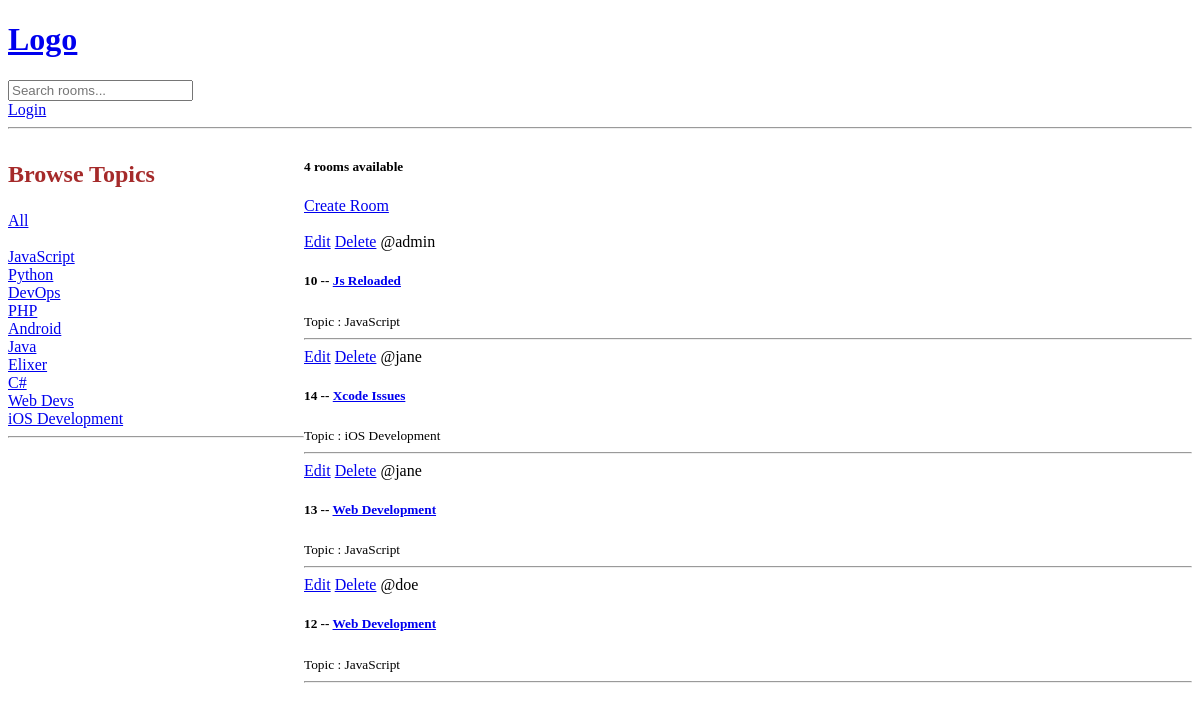
Screenshot of /?q=C with the database file from the repository.
### base/models.py (models this page shows, shortened)
class Topic(models.Model):
    name = models.CharField(max_length=200)

class Room(models.Model):
    host = models.ForeignKey(User, on_delete=models.SET_NULL, null=True)
    topic = models.ForeignKey(Topic, on_delete=models.SET_NULL, null=True)
    name = models.CharField(max_length=200)
    description = models.TextField(null=True, blank=True)
    updated = models.DateTimeField(auto_now=True)
    created = models.DateTimeField(auto_now_add=True)
    class  Meta:
        ordering = ['-updated', '-created']

### base/views.py (the view)
# urls.py: path('', views.home, name="home"),
def home(request):
    q = request.GET.get('q') if request.GET.get('q') != None else ''
    rooms = Room.objects.filter(
        Q(topic__name__icontains=q) |
        Q(name__icontains=q) |
        Q(description__icontains=q)
        )
    topics = Topic.objects.all()
    room_count = rooms.count()
    context =  {'rooms': rooms, 'topics': topics, 'room_count': room_count}
    return render(request, 'base/home.html', context)

### base/templates/base/home.html (shortened to what this page needs)
{% extends 'main.html'%} {% block content%} {% load static %}
<!DOCTYPE html>
<html lang="en">
  <head>
    <link rel="stylesheet" href="{% static 'css/style.css' %}" />
  </head>
  <body>
    <div class="home-container">
      <div>
        <h3 class="big-font">Browse Topics</h3>
        <div>
          <a href="{%url 'home'%}">All</a>
        </div>
        <br />
        {% for topic in topics %}
        <div>
          <a href="{%url 'home'%}?q={{topic.name}}">{{topic.name}}</a>
        </div>
        {%endfor%}
        <hr />
      </div>
      <div>
        <h5>{{room_count}} rooms available</h5>
        <a href="{%url 'create-room'%}">Create Room</a>
        <br />
        <br />
        <div>
           {% for room in rooms %}
          <div>
            <a href="{%url 'update-room' room.id %}">Edit</a>
            <a href="{%url 'delete-room' room.id %}">Delete</a>
            <span>@{{room.host.username}}</span>
            <h5>
              {{room.id}} -- <a href="/room/{{room.id}}">{{room.name}}</a>
            </h5>
            <small>Topic : {{room.topic.name}}</small>
            <hr />
          </div>
          {% endfor %}
        </div>
      </div>
    </div>
  </body>
</html>
{% endblock %}

### base/static/css/style.css (style rules this page uses)
.big-font { font-size: x-large; color: brown; }
.home-container { display: grid; grid-template-columns: 1fr 3fr; }

### rows the page displays
Topic: name "JavaScript"
Topic: name "Python"
Topic: name "DevOps"
Topic: name "PHP"
Topic: name "Android"
Topic: name "Java"
Topic: name "Elixer"
Topic: name "C#"
Topic: name "Web Devs"
Topic: name "iOS Development"
Room: host.username "admin", id "10", name "Js Reloaded", topic.name "JavaScript"
Room: host.username "jane", id "14", name "Xcode Issues", topic.name "iOS Development"
Room: host.username "jane", id "13", name "Web Development", topic.name "JavaScript"
Room: host.username "doe", id "12", name "Web Development", topic.name "JavaScript"

### other values shown
{{ room_count }} "4"
